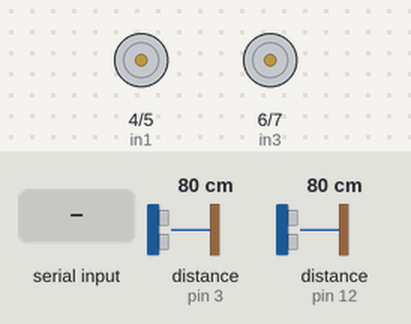
This sketch was run on a simulated Arduino Uno, built with avr-gcc and run on an emulated ATmega328P. Shown: motor-driver pin pairs drawn as motors (green arrow = first pin HIGH = forward, orange = second pin HIGH = backward, longer = more drive, scaled by the enable pin). The inputs (shaded band) are chosen by the test bench; at power-on: distance to the obstacle (sensors on pin 3, pin 12) 80 cm. The echo pulse lasts 58.3 µs per cm; what the sketch prints to the serial monitor is not drawn.

Above: at 1.2 s.
1.3 s: "t" received over Serial
2.8 s: distance to the obstacle (sensor on pin 3) set to 23 cm
4.3 s: distance to the obstacle (sensor on pin 3) set to 19 cm
At 4.46 s:
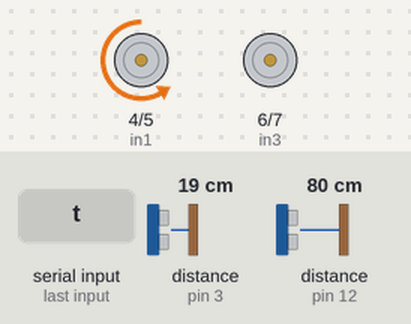
At 4.82 s:
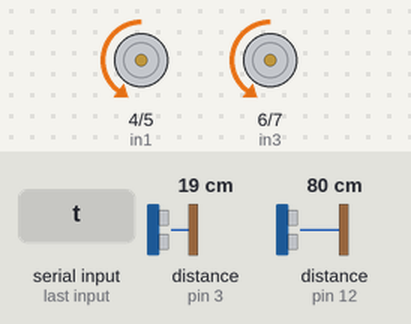
7.3 s: "f" received over Serial
10.3 s: "l" received over Serial
At 11.09 s:
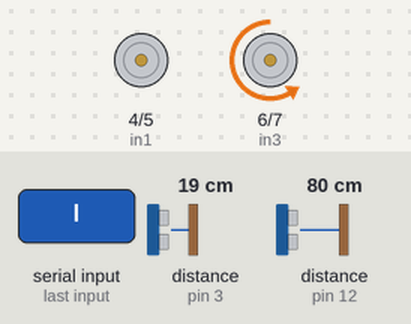
13.3 s: "r" received over Serial
Timing chart, 0 to 17.3 s (numbered marks = the images above; inputs shaded):
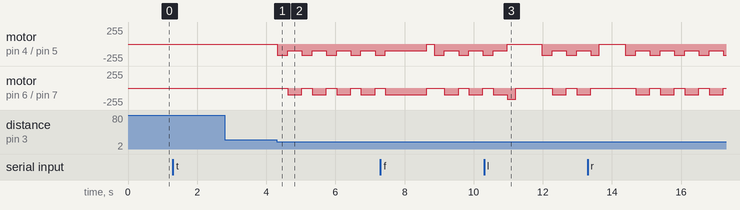

The sketch:

CarMotor.ino
```cpp
#include <SoftwareSerial.h>

int enA = 9;
int in1 = 4;
int in2 = 5;
int enB = 10;
int in3 =6;
int in4 = 7;

char espData;
char readStringEsp();
char WhichServer=' ';
char Dir;
const int trigPinL = 2;
const int echoPinL = 3;
const int trigPinR = 11;
const int echoPinR = 12;
long durationL = 0;
int distanceL=0;
long durationR=0;
int distanceR=0;
int sumRight=0;
int sumLeft=0;

float DistanceLeft(){
  digitalWrite(trigPinL, LOW);
  delayMicroseconds(2);
  digitalWrite(trigPinL, HIGH);
  delayMicroseconds(10);
  digitalWrite(trigPinL, LOW);
  durationL = pulseIn(echoPinL, HIGH);
  distanceL= durationL*0.034/2;
  return distanceL;
  }
float DistanceRight(){
  digitalWrite(trigPinR, LOW);
  delayMicroseconds(2);
  digitalWrite(trigPinR, HIGH);
  delayMicroseconds(10);
  digitalWrite(trigPinR, LOW);
  durationR = pulseIn(echoPinR, HIGH);
  distanceR= durationR*0.034/2;
  return distanceR;
  }

void Forword(){
  digitalWrite(in1, LOW);
  digitalWrite(in2, HIGH);
  digitalWrite(in3, LOW);
  digitalWrite(in4, HIGH);
  analogWrite(enA, 100);
  analogWrite(enB, 100);
  }
void Backword(){
  digitalWrite(in1, HIGH);
  digitalWrite(in2, LOW);
  digitalWrite(in3, HIGH);
  digitalWrite(in4, LOW)  ;
  analogWrite(enA, 100);
  analogWrite(enB, 100);
}
void Left(){
  digitalWrite(in1, HIGH);
  digitalWrite(in2, LOW);
  digitalWrite(in3, LOW);
  digitalWrite(in4, HIGH);
  analogWrite(enA, 0);
  analogWrite(enB, 170);
  }
void Right(){
  digitalWrite(in1, LOW);
  digitalWrite(in2, HIGH);
  digitalWrite(in3, HIGH);
  digitalWrite(in4, LOW);
  analogWrite(enA, 170);
  analogWrite(enB, 0);
  }
void Stop(){
  digitalWrite(in1, LOW);
  digitalWrite(in2, LOW);
  digitalWrite(in3, LOW);
  digitalWrite(in4, LOW);
  analogWrite(enA, 0);
  analogWrite(enB, 0);
  }


void setup(){
Serial.begin(9600);
pinMode(enA, OUTPUT);
pinMode(enB, OUTPUT);
pinMode(in1, OUTPUT);
pinMode(in2, OUTPUT);
pinMode(in3, OUTPUT);
pinMode(in4, OUTPUT);
pinMode(trigPinL, OUTPUT);
pinMode(echoPinL, INPUT);
pinMode(trigPinR, OUTPUT);
pinMode(echoPinR, INPUT);
}


void loop(){
espData = readStringEsp();
Serial.println(espData);

if (espData == 't' || espData == 'o'){
  WhichServer = espData;
  }
else{
  Dir = espData;
  }

while(WhichServer == 'o'){
  espData = readStringEsp();
  Serial.println(espData);

  if (espData == 't' || espData == 'o'){
    WhichServer = espData;
  }
  else{
    Dir = espData;
  }
  Serial.println("Manual");
  if(Dir == 's'){
   Serial.println("Stop");
   Stop();
   }
  else if(Dir == 'b'){
    Serial.println("back");
    Backword();
    }
  else if(Dir == 'f'){
    Serial.println("Forword");
    Forword();
    }
  else if(Dir == 'l'){
    Serial.println("Left");
    Left();
    }
  else if(Dir == 'r'){
    Serial.println("Right");
    Right();
    }
  }

while(WhichServer == 't'){
  espData = readStringEsp();
  Serial.println(espData);

  if (espData == 't' || espData == 'o'){
    WhichServer = espData;
  }
  else{
    Dir = espData;
  }
  Serial.println("Automatic");
    if(Dir == 's'){
      Serial.println("Stop");
      Stop();
      }
    else if(Dir == 'f'){
      Serial.println("Forword");
      Forword();
      delay(800);
      analogWrite(enA, 0);
      analogWrite(enB, 0);
      delay(200 );
      }
     else if(Dir == 'l'){
      Serial.println("Left");
      Left();
      delay(250);
      analogWrite(enA, 0);
      analogWrite(enB, 0);
      delay(750);
      }
     else if(Dir == 'r'){
      Serial.println("Right");
      Right();
      delay(250);
      analogWrite(enA, 0);
      analogWrite(enB, 0);
      delay(750);
      }
  distanceR = DistanceRight();
  distanceL = DistanceLeft();
  if((distanceR <20)&&(distanceL > 20) && (distanceR != 0)&&(distanceL != 0)){
    Serial.println("Right Object");
    Left();
    delay(300);
    Forword();
    delay(400);
    Stop();

    }
  else if((distanceR >20)&&(distanceL < 20) && (distanceR != 0)&&(distanceL != 0)){
    Serial.println("Left Object");
    Right();
    delay(300);
    Forword();
    delay(400);
    Stop();
    }


}
}
char readStringEsp() {
  char dataRecieved ;
  char chBuffer;
  while (Serial.available() > 0) {
    chBuffer =  (char) Serial.read();
    dataRecieved = chBuffer;
    return dataRecieved;
   }
   }
```

Measured:
- the behaviour switches between 21 and 20 cm on distance to the obstacle (sensor on pin 3) (found by bisection; images 0 and 1)
- after the input at 1.3 s, every drawn part: stays the same
- after the input at 2.8 s, every drawn part: stays the same
- after the input at 4.3 s, motor on pin 4 (in1) / pin 5 (in2): alternates backward 170/255 for 0.30 s and backward 100/255 for 0.41 s, starting at once; motor on pin 6 (in3) / pin 7 (in4): alternates backward 100/255 for 0.41 s and stopped for 0.30 s, starting after 0.32 s
